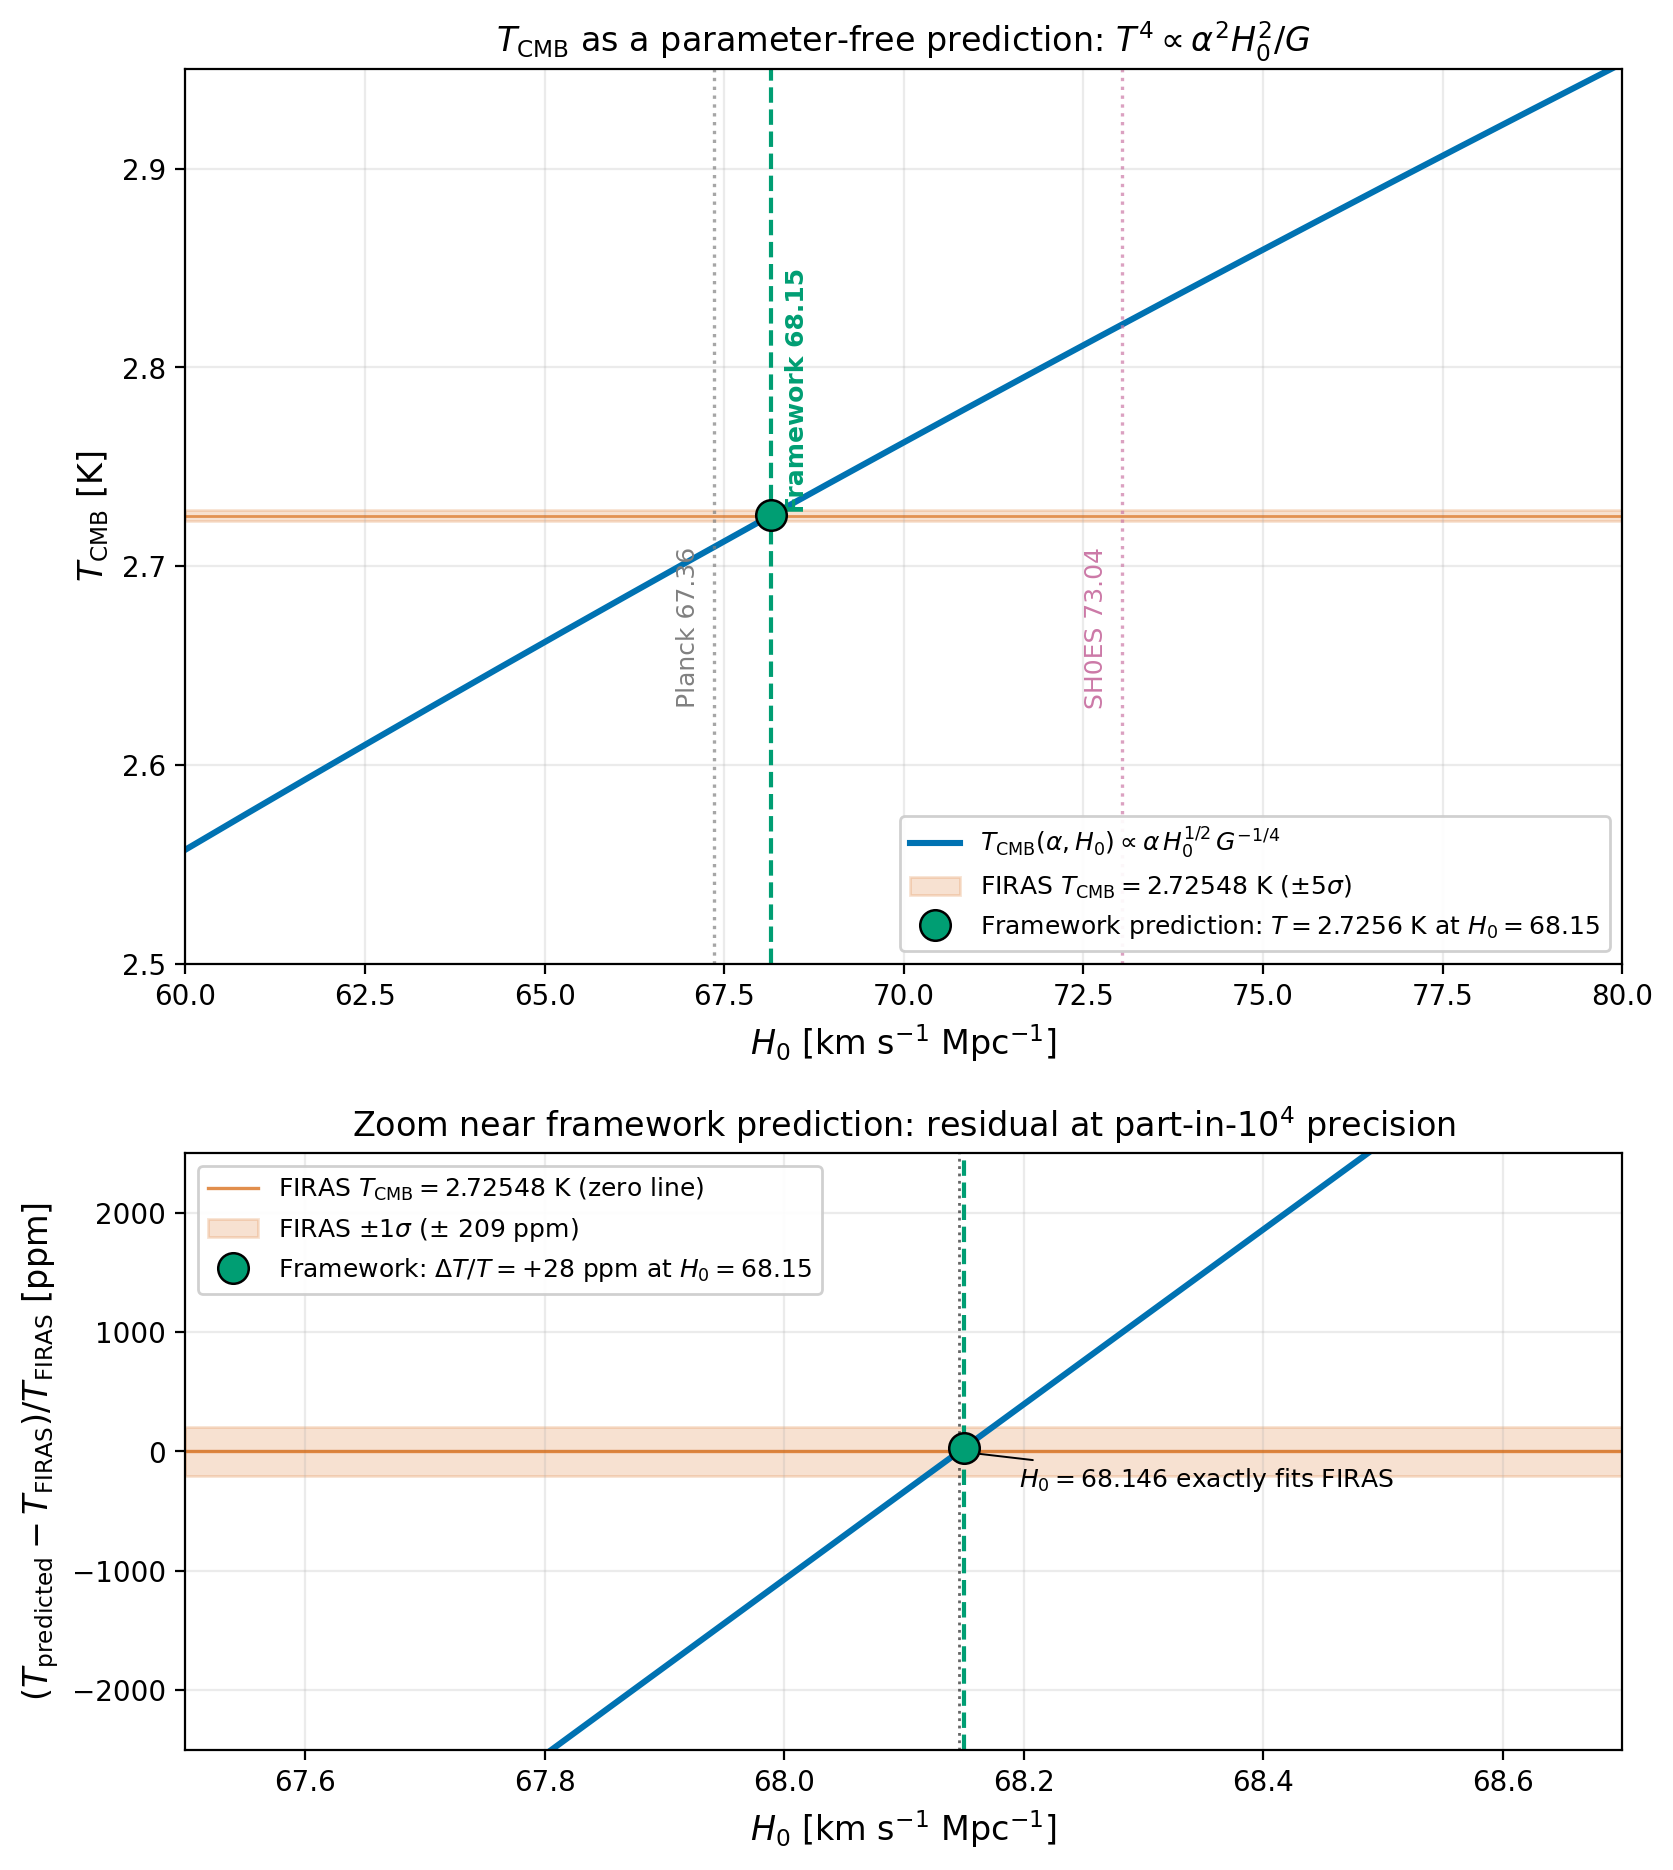

This chart was generated by the following Python code:
"""
T_CMB Prediction Surface Plot
==============================
Visualization of the parameter-free relation from Paper 3 Eq. (T_prediction):

    T_CMB^4 = (45 hbar^3 c^5 alpha^2 H_0^2) / (8 pi^3 k_B^4 G)

The plot shows:
  - Top panel: T_CMB vs H_0 at fixed alpha (CODATA), with the framework's
    global H_0 prediction (68.15) and the SH0ES local value (73.04) marked.
  - Bottom panel: Sensitivity of the prediction to alpha at H_0 = 68.15.

Output: tcmb_prediction.pdf and .png in the running directory.
"""

import numpy as np
import matplotlib.pyplot as plt
import os

# =====================================================================
# Constants (CODATA + Planck/observational)
# =====================================================================
hbar = 1.054571817e-34          # J s
c = 2.99792458e8                # m/s
G = 6.67430e-11                 # m^3 kg^-1 s^-2
k_B = 1.380649e-23              # J/K
alpha_CODATA = 7.2973525693e-3  # fine-structure constant
T_FIRAS = 2.72548               # K, Fixsen 2009 combined determination
T_FIRAS_err = 0.00057           # K, Fixsen 2009 combined determination
H0_global = 68.15               # km/s/Mpc, framework prediction
H0_planck = 67.36               # km/s/Mpc, Planck 2018
H0_sh0es = 73.04                # km/s/Mpc, SH0ES 2022
Mpc_in_m = 3.0857e22

# =====================================================================
# Prediction function
# =====================================================================
def T_CMB_predicted(H0_kmsmpc, alpha=alpha_CODATA):
    """T_CMB from postulate Omega_gamma = alpha^2."""
    H0_si = H0_kmsmpc * 1000.0 / Mpc_in_m
    T4 = 45.0 * hbar**3 * c**5 * alpha**2 * H0_si**2 / (8.0 * np.pi**3 * k_B**4 * G)
    return T4 ** 0.25


def H0_required(T_K, alpha=alpha_CODATA):
    """Inverse: what H_0 gives the measured T_CMB?"""
    H0_si_2 = 8.0 * np.pi**3 * k_B**4 * G * T_K**4 / (45.0 * hbar**3 * c**5 * alpha**2)
    H0_si = np.sqrt(H0_si_2)
    return H0_si * Mpc_in_m / 1000.0


def alpha_required(T_K, H0_kmsmpc):
    """Inverse: what alpha gives the measured T_CMB at given H_0?"""
    H0_si = H0_kmsmpc * 1000.0 / Mpc_in_m
    alpha2 = 8.0 * np.pi**3 * k_B**4 * G * T_K**4 / (45.0 * hbar**3 * c**5 * H0_si**2)
    return np.sqrt(alpha2)

# =====================================================================
# Data for plot
# =====================================================================
H0_range = np.linspace(60, 80, 400)
T_curve = T_CMB_predicted(H0_range, alpha_CODATA)

# Inverted prediction
H0_pred = H0_required(T_FIRAS, alpha_CODATA)
alpha_pred = alpha_required(T_FIRAS, H0_global)

# Sensitivity to alpha (vary by +-0.01% around CODATA)
alpha_range = alpha_CODATA * np.linspace(0.9999, 1.0001, 200)
T_alpha = T_CMB_predicted(H0_global, alpha_range)

# =====================================================================
# Plotting (journal-ready, white background)
# =====================================================================
fig, axes = plt.subplots(2, 1, figsize=(8.5, 9.5),
                         gridspec_kw={'height_ratios': [3, 2]})

# --- Top panel: T_CMB vs H_0 ---
ax = axes[0]
ax.plot(H0_range, T_curve, color='#0072B2', linewidth=2.2,
        label=r'$T_{\mathrm{CMB}}(\alpha, H_0) \propto \alpha\,H_0^{1/2}\,G^{-1/4}$')

# FIRAS measurement band
ax.axhspan(T_FIRAS - 5*T_FIRAS_err, T_FIRAS + 5*T_FIRAS_err,
           color='#D55E00', alpha=0.18, label=r'FIRAS $T_{\mathrm{CMB}} = 2.72548$ K ($\pm 5\sigma$)')
ax.axhline(T_FIRAS, color='#D55E00', linewidth=1.0, alpha=0.6)

# Mark H_0 values
ax.axvline(H0_planck, color='gray', linestyle=':', linewidth=1.2, alpha=0.7)
ax.axvline(H0_global, color='#009E73', linestyle='--', linewidth=1.5)
ax.axvline(H0_sh0es, color='#CC79A7', linestyle=':', linewidth=1.2, alpha=0.7)

# Mark the framework's prediction point
T_at_global = T_CMB_predicted(H0_global)
ax.plot(H0_global, T_at_global, 'o', color='#009E73',
        markersize=11, markeredgecolor='black', markeredgewidth=0.9, zorder=10,
        label=fr'Framework prediction: $T = {T_at_global:.4f}$ K at $H_0 = 68.15$')

# Annotations for the H_0 reference values
ax.annotate('Planck 67.36', xy=(H0_planck, 2.71), xytext=(H0_planck-0.2, 2.71),
            ha='right', fontsize=9, color='gray', rotation=90, va='top')
ax.annotate('Framework 68.15', xy=(H0_global, 2.85), xytext=(H0_global+0.2, 2.85),
            ha='left', fontsize=9, color='#009E73', rotation=90, va='top', fontweight='bold')
ax.annotate('SH0ES 73.04', xy=(H0_sh0es, 2.71), xytext=(H0_sh0es-0.2, 2.71),
            ha='right', fontsize=9, color='#CC79A7', rotation=90, va='top')

ax.set_xlabel(r'$H_0$ [km s$^{-1}$ Mpc$^{-1}$]', fontsize=12)
ax.set_ylabel(r'$T_{\mathrm{CMB}}$ [K]', fontsize=12)
ax.set_title(r'$T_{\mathrm{CMB}}$ as a parameter-free prediction: '
             r'$T^4 \propto \alpha^2 H_0^2 / G$',
             fontsize=12)
ax.set_xlim(60, 80)
ax.set_ylim(2.5, 2.95)
ax.grid(True, alpha=0.25)
ax.legend(loc='lower right', fontsize=9, framealpha=0.92)

# --- Bottom panel: residual zoom around the framework prediction ---
ax2 = axes[1]
H0_zoom = np.linspace(67.5, 68.7, 300)
T_zoom = T_CMB_predicted(H0_zoom, alpha_CODATA)
T_zoom_resid_ppm = (T_zoom - T_FIRAS) / T_FIRAS * 1e6

ax2.plot(H0_zoom, T_zoom_resid_ppm, color='#0072B2', linewidth=2.2)
ax2.axhline(0, color='#D55E00', linewidth=1.2, alpha=0.7,
            label=r'FIRAS $T_{\mathrm{CMB}} = 2.72548$ K (zero line)')

# FIRAS uncertainty band (ppm)
firas_band_ppm = T_FIRAS_err / T_FIRAS * 1e6
ax2.axhspan(-firas_band_ppm, firas_band_ppm, color='#D55E00', alpha=0.18,
            label=fr'FIRAS $\pm 1\sigma$ ($\pm$ {firas_band_ppm:.0f} ppm)')

# Mark global H_0
ax2.axvline(H0_global, color='#009E73', linestyle='--', linewidth=1.5)
T_global_resid_ppm = (T_at_global - T_FIRAS) / T_FIRAS * 1e6
ax2.plot(H0_global, T_global_resid_ppm, 'o', color='#009E73',
         markersize=11, markeredgecolor='black', markeredgewidth=0.9, zorder=10,
         label=fr'Framework: $\Delta T/T = {T_global_resid_ppm:+.0f}$ ppm at $H_0 = 68.15$')

# Mark the H_0 that EXACTLY reproduces FIRAS
ax2.axvline(H0_pred, color='black', linestyle=':', linewidth=1.0, alpha=0.6)
ax2.annotate(fr'$H_0 = {H0_pred:.3f}$ exactly fits FIRAS',
             xy=(H0_pred, 0), xytext=(H0_pred + 0.05, -300),
             fontsize=9, ha='left',
             arrowprops=dict(arrowstyle='->', color='black', lw=0.7))

ax2.set_xlabel(r'$H_0$ [km s$^{-1}$ Mpc$^{-1}$]', fontsize=12)
ax2.set_ylabel(r'$(T_{\mathrm{predicted}} - T_{\mathrm{FIRAS}}) / T_{\mathrm{FIRAS}}$ [ppm]',
               fontsize=12)
ax2.set_title(r'Zoom near framework prediction: residual at part-in-$10^4$ precision',
              fontsize=12)
ax2.set_xlim(67.5, 68.7)
ax2.set_ylim(-2500, 2500)
ax2.grid(True, alpha=0.25)
ax2.legend(loc='upper left', fontsize=9, framealpha=0.92)

plt.tight_layout()

# Save
folder = os.path.dirname(__file__)
plt.savefig(os.path.join(folder, 'tcmb_prediction.pdf'), dpi=300, bbox_inches='tight', facecolor='white')
plt.savefig(os.path.join(folder, 'tcmb_prediction.png'), dpi=200, bbox_inches='tight', facecolor='white')
print('Plots saved to tcmb_prediction.pdf and .png')
plt.show()

# =====================================================================
# Summary
# =====================================================================
print('=' * 70)
print('Prediction summary')
print('=' * 70)
print()
print(f'Inputs:')
print(f'  alpha (CODATA)         = {alpha_CODATA:.6e}')
print(f'  H_0 (framework global) = {H0_global} km/s/Mpc')
print(f'  G                      = {G:.4e} m^3/(kg s^2)')
print()
print(f'Prediction:')
print(f'  T_CMB(alpha, H_0=68.15) = {T_at_global:.6f} K')
print(f'  FIRAS measurement       = {T_FIRAS} +/- {T_FIRAS_err} K')
print(f'  Difference              = {(T_at_global - T_FIRAS) * 1000:.4f} mK')
print(f'  Fractional difference   = {(T_at_global - T_FIRAS)/T_FIRAS * 100:+.4f}%')
print(f'                          = {(T_at_global - T_FIRAS)/T_FIRAS * 1e6:+.0f} ppm')
print()
print(f'Inversions:')
print(f'  Given T_FIRAS, alpha => H_0 = {H0_pred:.4f} km/s/Mpc')
print(f'  Given T_FIRAS, H_0   => alpha = {alpha_pred:.6e}')
print(f'    (CODATA alpha       = {alpha_CODATA:.6e})')
print(f'    Fractional diff     = {(alpha_pred - alpha_CODATA)/alpha_CODATA * 100:+.4f}%')
print()
print('Interpretation: with Omega_gamma = alpha^2 as input postulate, the')
print('framework over-determines the system {alpha, H_0, T_CMB, G}. Any three')
print('predict the fourth to part-in-10^4 precision.')
